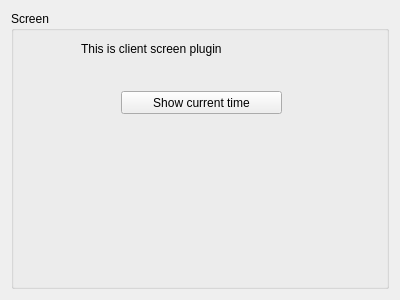
<?xml version="1.0" encoding="UTF-8"?>
<ui version="4.0">
 <class>ScreenView</class>
 <widget class="QWidget" name="ScreenView">
  <property name="geometry">
   <rect>
    <x>0</x>
    <y>0</y>
    <width>400</width>
    <height>300</height>
   </rect>
  </property>
  <property name="windowTitle">
   <string>Form</string>
  </property>
  <property name="autoFillBackground">
   <bool>false</bool>
  </property>
  <property name="styleSheet">
   <string notr="true"/>
  </property>
  <layout class="QGridLayout" name="gridLayout">
   <item row="0" column="0">
    <widget class="QGroupBox" name="groupBox">
     <property name="title">
      <string>Screen</string>
     </property>
     <widget class="QLabel" name="labelTitle">
      <property name="geometry">
       <rect>
        <x>70</x>
        <y>30</y>
        <width>231</width>
        <height>16</height>
       </rect>
      </property>
      <property name="text">
       <string>This is client screen plugin</string>
      </property>
     </widget>
     <widget class="QPushButton" name="pushButton">
      <property name="geometry">
       <rect>
        <x>110</x>
        <y>80</y>
        <width>161</width>
        <height>23</height>
       </rect>
      </property>
      <property name="text">
       <string>Show current time</string>
      </property>
     </widget>
    </widget>
   </item>
  </layout>
 </widget>
 <resources/>
 <connections/>
</ui>
